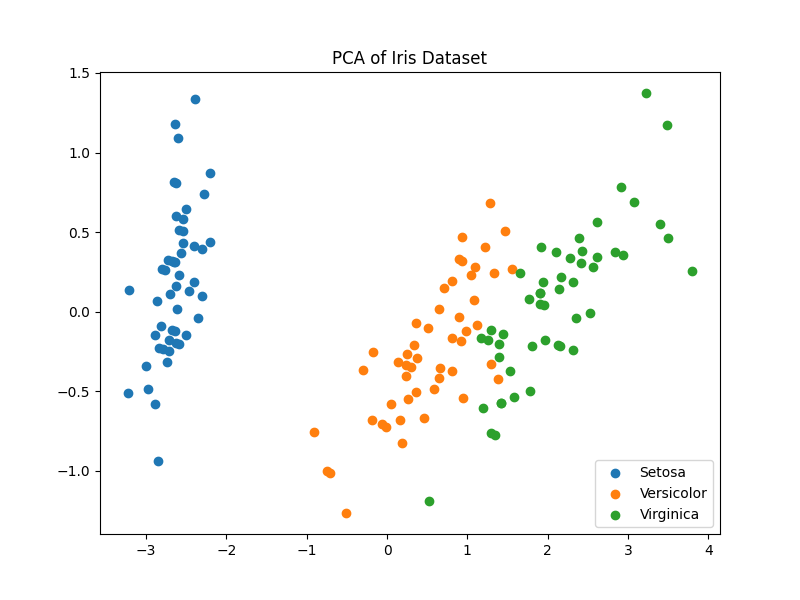

Write Python code to recreate this figure.
from sklearn import datasets
from sklearn.decomposition import PCA
import pandas as pd
import matplotlib.pyplot as plt

iris = pd.read_csv("iris1.csv")
X = iris.drop('variety', axis=1)
y = iris['variety']

explained_variance_ratio = 0.0
n_components = 0

while explained_variance_ratio < 0.95:
    n_components += 1
    pca_iris = PCA(n_components=n_components)
    pca_iris.fit(X)
    explained_variance_ratio = pca_iris.explained_variance_ratio_.sum()

print("number of components:", n_components)

X_pca = pca_iris.transform(X)

df_pca = pd.DataFrame(data=X_pca, columns=[f'PC{i}' for i in range(1, n_components + 1)])
df_pca = pd.concat([df_pca, y], axis=1)

plt.figure(figsize=(8, 6))
for species in df_pca['variety'].unique():
    plt.scatter(df_pca.loc[df_pca['variety'] == species, 'PC1'],
                df_pca.loc[df_pca['variety'] == species, 'PC2'],
                label=species)

plt.title('PCA of Iris Dataset')
plt.legend()
plt.savefig("zad02.png")
